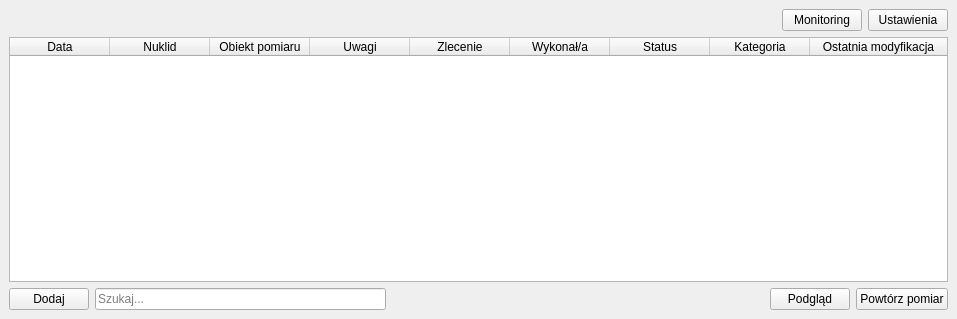
<?xml version="1.0" encoding="UTF-8"?>
<ui version="4.0">
 <class>MainWindow</class>
 <widget class="QMainWindow" name="MainWindow">
  <property name="geometry">
   <rect>
    <x>0</x>
    <y>0</y>
    <width>957</width>
    <height>319</height>
   </rect>
  </property>
  <property name="windowTitle">
   <string>RecordTDK - StarlingLab</string>
  </property>
  <widget class="QWidget" name="centralwidget">
   <layout class="QGridLayout" name="gridLayout">
    <item row="0" column="0">
     <layout class="QHBoxLayout" name="horizontalLayout_2">
      <item>
       <spacer name="horizontalSpacer_2">
        <property name="orientation">
         <enum>Qt::Horizontal</enum>
        </property>
        <property name="sizeHint" stdset="0">
         <size>
          <width>458</width>
          <height>20</height>
         </size>
        </property>
       </spacer>
      </item>
      <item>
       <widget class="QPushButton" name="monitoring_pushButton">
        <property name="text">
         <string>Monitoring</string>
        </property>
       </widget>
      </item>
      <item>
       <widget class="QPushButton" name="settings_pushButton">
        <property name="text">
         <string>Ustawienia</string>
        </property>
       </widget>
      </item>
     </layout>
    </item>
    <item row="1" column="0">
     <widget class="QTableWidget" name="register_tableWidget_2">
      <attribute name="horizontalHeaderStretchLastSection">
       <bool>true</bool>
      </attribute>
      <column>
       <property name="text">
        <string>Data</string>
       </property>
      </column>
      <column>
       <property name="text">
        <string>Nuklid</string>
       </property>
      </column>
      <column>
       <property name="text">
        <string>Obiekt pomiaru</string>
       </property>
      </column>
      <column>
       <property name="text">
        <string>Uwagi</string>
       </property>
      </column>
      <column>
       <property name="text">
        <string>Zlecenie</string>
       </property>
      </column>
      <column>
       <property name="text">
        <string>Wykonał/a</string>
       </property>
      </column>
      <column>
       <property name="text">
        <string>Status</string>
       </property>
      </column>
      <column>
       <property name="text">
        <string>Kategoria</string>
       </property>
      </column>
      <column>
       <property name="text">
        <string>Ostatnia modyfikacja</string>
       </property>
      </column>
     </widget>
    </item>
    <item row="2" column="0">
     <layout class="QHBoxLayout" name="horizontalLayout">
      <item>
       <widget class="QPushButton" name="add_pushButton">
        <property name="text">
         <string>Dodaj</string>
        </property>
       </widget>
      </item>
      <item>
       <widget class="QLineEdit" name="lineEdit">
        <property name="placeholderText">
         <string>Szukaj...</string>
        </property>
       </widget>
      </item>
      <item>
       <spacer name="horizontalSpacer_3">
        <property name="orientation">
         <enum>Qt::Horizontal</enum>
        </property>
        <property name="sizeHint" stdset="0">
         <size>
          <width>378</width>
          <height>20</height>
         </size>
        </property>
       </spacer>
      </item>
      <item>
       <widget class="QPushButton" name="view_pushButton">
        <property name="text">
         <string>Podgląd</string>
        </property>
       </widget>
      </item>
      <item>
       <widget class="QPushButton" name="repeat_pushButton">
        <property name="text">
         <string>Powtórz pomiar</string>
        </property>
       </widget>
      </item>
     </layout>
    </item>
   </layout>
  </widget>
 </widget>
 <resources/>
 <connections/>
</ui>
